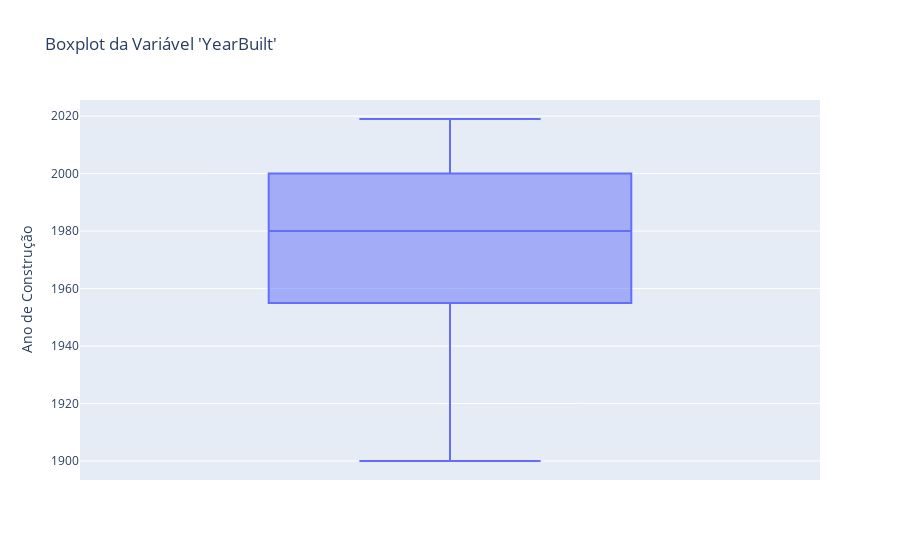

The notebook cell this image was saved under:
### Code cell
# Supondo que df2_raw_seattle seja seu DataFrame
# Gerando um boxplot interativo apenas para a variável 'YearBuilt'
fig = px.box(df2_raw_seattle, 
             y='YearBuilt',  # Seleciona a variável 'YearBuilt' para o eixo y
             title="Boxplot da Variável 'YearBuilt'",
             labels={'YearBuilt': 'Ano de Construção'})

# Exibindo o gráfico interativo
fig.show()

### Figure 1 — Plotly figure (JSON) as saved in the notebook; plotly's stock layout.template omitted (floating-point values rounded to 4 significant figures; data arrays with more than 128 entries replaced by an {"elided": "..."} marker saying what was removed)
{"data": [{"alignmentgroup": "True", "hovertemplate": "Ano de Construção=%{y}<extra></extra>", "legendgroup": "", "marker": {"color": "#636efa"}, "name": "", "notched": false, "offsetgroup": "", "orientation": "v", "showlegend": false, "type": "box", "x0": " ", "xaxis": "x", "y": {"elided": "11300 int values"}, "y0": " ", "yaxis": "y"}], "layout": {"boxmode": "group", "legend": {"tracegroupgap": 0}, "title": {"text": "Boxplot da Variável 'YearBuilt'"}, "xaxis": {"anchor": "y", "domain": [0, 1]}, "yaxis": {"anchor": "x", "domain": [0, 1], "title": {"text": "Ano de Construção"}}}}
